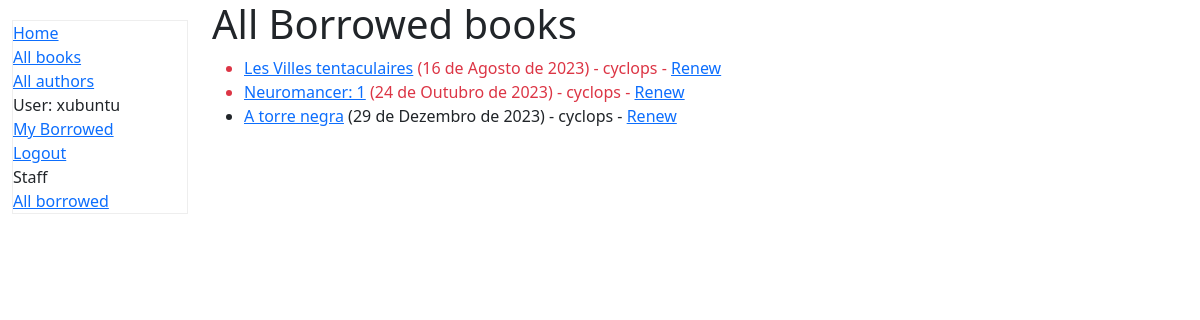
Before: /catalog/borrowed/ (signed in) with the older database file.
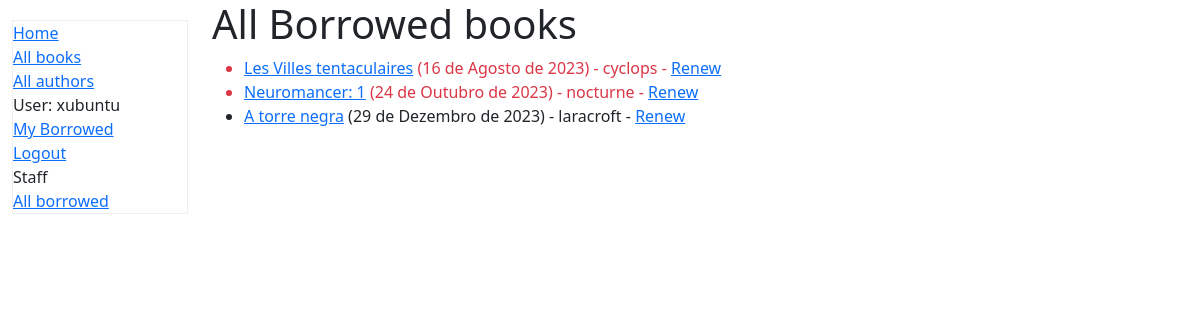
After: the same page with the newer database file.
### catalog/models.py (models this page shows, shortened)
class BookInstance(models.Model):
    id = models.UUIDField(primary_key=True, default=uuid.uuid4,
                          help_text="Unique ID for this particular book across whole library")
    book = models.ForeignKey(Book, on_delete=models.RESTRICT, null=True)
    imprint = models.CharField(max_length=200)
    due_back = models.DateField(null=True, blank=True)
    LOAN_STATUS = (
        ('m', 'Maintenance'),
        ('o', 'On loan'),
        ('a', 'Available'),
        ('r', 'Reserved'),
    )
    status = models.CharField(
        max_length=1,
        choices=LOAN_STATUS,
        blank=True,
        default='m',
        help_text='Book availability',
    )
    borrower = models.ForeignKey(User, on_delete=models.SET_NULL, null=True, blank=True)
    @property
    def is_overdue(self):
        return bool(self.due_back and date.today() > self.due_back)
    class Meta:
        ordering = ['due_back']
        permissions = (("can_mark_returned", "Set book as returned"),)

class Book(models.Model):
    title = models.CharField(max_length=200)
    author = models.ForeignKey(Author, on_delete=models.RESTRICT, null=True)
    summary = models.TextField(
        max_length=1000, help_text="Enter a brief description of the book")
    isbn = models.CharField('ISBN', max_length=13,
                            unique=True,
                            help_text='13 Character <a href="https://www.isbn-international.org/content/what-isbn'
                                      '">ISBN number</a>')
    genre = models.ManyToManyField(
        Genre, help_text="Select a genre for this book")
    language = models.ForeignKey(
        'Language', on_delete=models.SET_NULL, null=True)
    def display_genre(self):
        """Create a string for the Genre. This is required to display genre in Admin."""
        return ', '.join(genre.name for genre in self.genre.all()[:3])
    display_genre.short_description = 'Gênero'

### catalog/views.py (the view)
# urls.py: path('borrowed/', views.LoanedBooksByUserLibrariansListView.as_view(), name='all-borrowed')
class LoanedBooksByUserLibrariansListView(PermissionRequiredMixin, generic.ListView):
    model = BookInstance
    template_name = 'catalog/all-borrowed.html'
    permission_required = 'catalog.can_mark_returned'
    def get_queryset(self):
        return (
            BookInstance.objects.all()
            .filter(status__exact='o')
            .order_by('due_back')
        )

### catalog/templates/catalog/all-borrowed.html
{% extends "base_generic.html" %}
{% block content %}
    <h1>All Borrowed books</h1>
    {% if bookinstance_list %}
    <ul>
      {% for bookinst in bookinstance_list %}
      <li class="{% if bookinst.is_overdue %}text-danger{% endif %}">
        <a href="{% url 'book-detail' bookinst.book.pk %}">{{ bookinst.book.title }}</a>
        ({{ bookinst.due_back }}) {% if user.is_staff %}- {{ bookinst.borrower }}{% endif %}
        {% if perms.catalog.can_mark_returned %}- <a href="{% url 'renew-book-librarian' bookinst.id %}">Renew</a>{% endif %}
      </li>
      {% endfor %}
    </ul>
    {% else %}
      <p>There are no books borrowed.</p>
    {% endif %}
{% endblock %}

Changed rows visible on the page:
changed BookInstance "Neuromancer: 1": borrower "cyclops" → "nocturne"
changed BookInstance "A torre negra": borrower "cyclops" → "laracroft"
